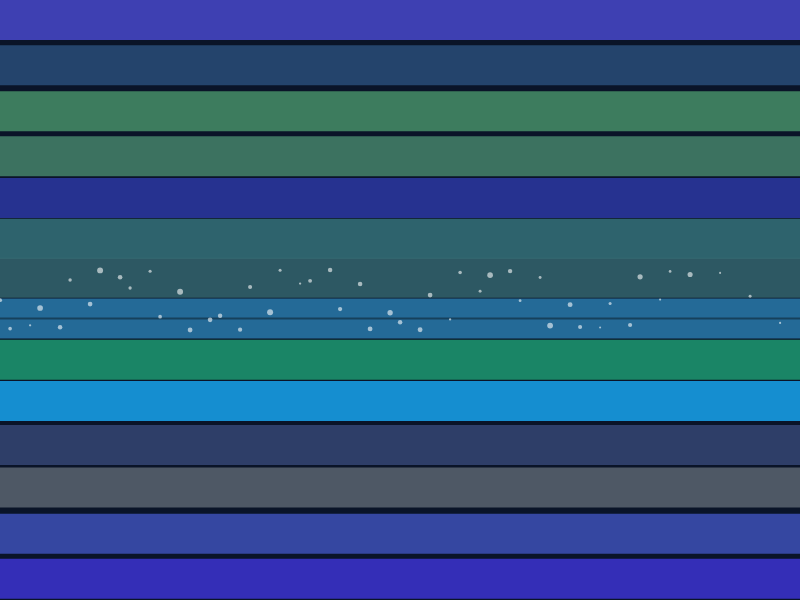
Frame 1 (no input)
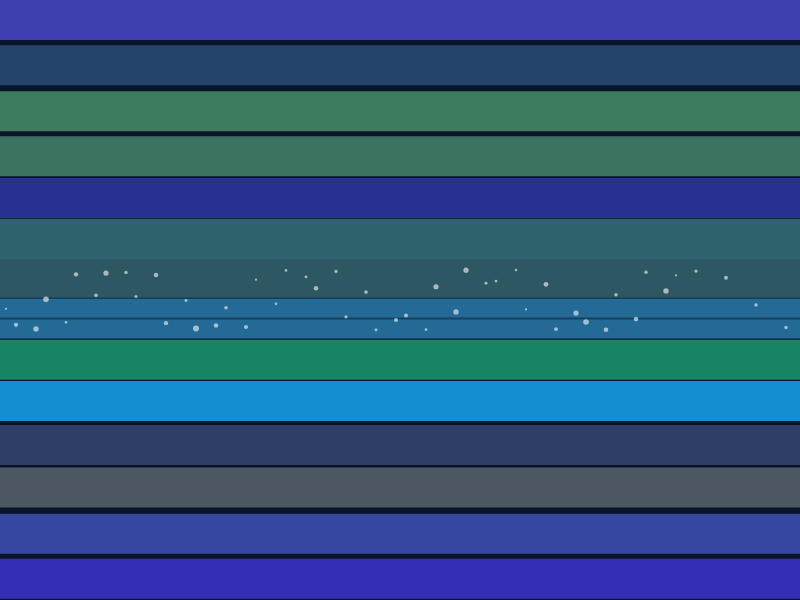
Frame 60 (no input)
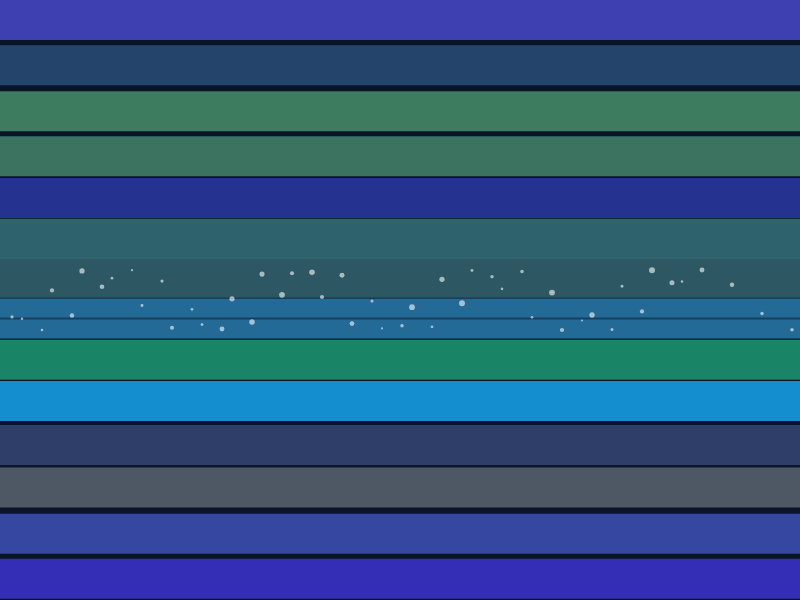
Frame 120 (the mouse pressed at the canvas centre since frame 60)

The p5.js sketch that drew these frames (run headless with seeded random() and noise() and a simulated clock; from frame 60 on, the mouse is pressed at the canvas centre):

// p5.js sketch
// ── sketch.js
let bands = [];
let time = 0;

function setup() {
  createCanvas(800, 600);
  noStroke();
  
  // Create horizontal bands with varying properties
  for (let i = 0; i < 15; i++) {
    bands.push({
      y: map(i, 0, 14, 0, height),
      height: height / 15,
      color: color(random(20, 100), random(50, 180), random(100, 255), 200),
      speed: random(0.001, 0.005),
      turbulence: random(2, 8)
    });
  }
}

function draw() {
  background(10, 20, 40);
  
  time += 0.01;
  
  // Draw each band with oscillating motion and turbulence
  for (let i = 0; i < bands.length; i++) {
    let band = bands[i];
    
    // Apply wave-like movement to band position
    let offset = sin(time * band.speed + i * 0.5) * band.turbulence;
    let y = band.y + offset;
    
    // Draw the band with a gradient effect
    fill(band.color);
    rect(0, y, width, band.height);
    
    // Add a darker high-water line
    if (i === 7) {
      stroke(0, 100);
      strokeWeight(2);
      line(0, y + band.height/2, width, y + band.height/2);
      noStroke();
    }
  }
  
  // Add some chaotic floating particles for visual turbulence
  for (let i = 0; i < 50; i++) {
    let x = (time * 10 + i * 30) % width;
    let y = height/2 + sin(time * 0.5 + i) * 30;
    fill(255, 150);
    ellipse(x, y, random(2, 6));
  }
}
